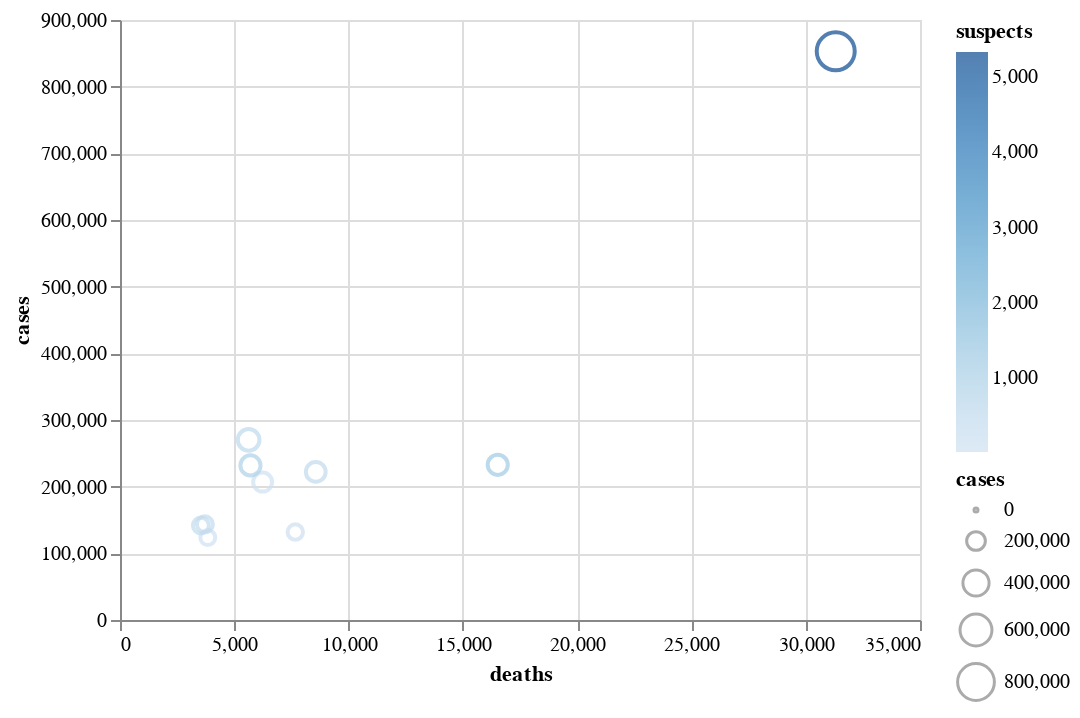

The code cell stored with this chart in its notebook:
### Code cell
TopTenBarChart

### Figure 1 — Vega-Lite specification as saved in the notebook (floating-point values rounded to 4 significant figures)
{"config": {"view": {"continuousWidth": 400, "continuousHeight": 300}}, "data": {"name": "data-58fa6e980f9f76d5ea3b7f63ec70d071"}, "mark": "point", "encoding": {"color": {"type": "quantitative", "field": "suspects"}, "size": {"type": "quantitative", "field": "cases"}, "tooltip": [{"type": "quantitative", "field": "cases", "format": ","}, {"type": "quantitative", "field": "deaths", "format": ","}, {"type": "quantitative", "field": "suspects", "format": ","}, {"type": "nominal", "field": "state"}], "x": {"type": "quantitative", "field": "deaths"}, "y": {"type": "quantitative", "field": "cases"}}, "height": 300, "width": 400, "$schema": "https://vega.github.io/schema/vega-lite/v4.8.1.json", "datasets": {"data-58fa6e980f9f76d5ea3b7f63ec70d071": [{"uid": 35, "uf": "SP", "state": "São Paulo", "cases": 853085, "deaths": 31313, "suspects": 5334, "refuses": 596, "datetime": "2020-09-05T22:34:06.435Z"}, {"uid": 33, "uf": "RJ", "state": "Rio de Janeiro", "cases": 232747, "deaths": 16526, "suspects": 1254, "refuses": 148, "datetime": "2020-09-05T22:34:06.435Z"}, {"uid": 23, "uf": "CE", "state": "Ceará", "cases": 222179, "deaths": 8565, "suspects": 493, "refuses": 89, "datetime": "2020-09-05T22:34:06.435Z"}, {"uid": 26, "uf": "PE", "state": "Pernambuco", "cases": 131961, "deaths": 7670, "suspects": 89, "refuses": 23, "datetime": "2020-09-05T22:34:06.435Z"}, {"uid": 15, "uf": "PA", "state": "Pará", "cases": 206864, "deaths": 6240, "suspects": 43, "refuses": 23, "datetime": "2020-09-05T22:34:06.435Z"}, {"uid": 31, "uf": "MG", "state": "Minas Gerais", "cases": 231878, "deaths": 5708, "suspects": 925, "refuses": 104, "datetime": "2020-09-05T22:34:06.435Z"}, {"uid": 29, "uf": "BA", "state": "Bahia", "cases": 270177, "deaths": 5627, "suspects": 573, "refuses": 36, "datetime": "2020-09-05T22:34:06.435Z"}, {"uid": 13, "uf": "AM", "state": "Amazonas", "cases": 123726, "deaths": 3841, "suspects": 18, "refuses": 26, "datetime": "2020-09-05T22:34:06.435Z"}, {"uid": 43, "uf": "RS", "state": "Rio Grande do Sul", "cases": 143485, "deaths": 3714, "suspects": 416, "refuses": 330, "datetime": "2020-09-05T22:34:06.435Z"}, {"uid": 41, "uf": "PR", "state": "Paraná", "cases": 141648, "deaths": 3537, "suspects": 400, "refuses": 119, "datetime": "2020-09-05T22:34:06.435Z"}]}}
